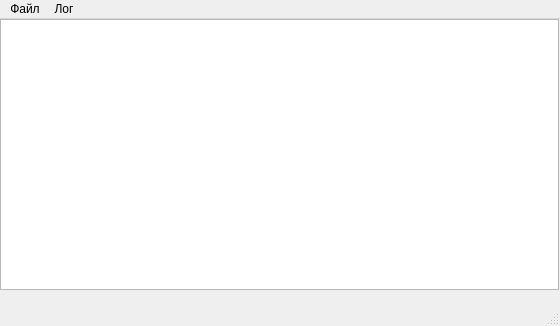
<?xml version="1.0" encoding="UTF-8"?>
<ui version="4.0">
 <class>MainWindow</class>
 <widget class="QMainWindow" name="MainWindow">
  <property name="geometry">
   <rect>
    <x>0</x>
    <y>0</y>
    <width>560</width>
    <height>326</height>
   </rect>
  </property>
  <property name="windowTitle">
   <string>MainWindow</string>
  </property>
  <widget class="QWidget" name="centralwidget">
   <widget class="QListWidget" name="listWidget">
    <property name="geometry">
     <rect>
      <x>0</x>
      <y>0</y>
      <width>559</width>
      <height>271</height>
     </rect>
    </property>
   </widget>
  </widget>
  <widget class="QMenuBar" name="menubar">
   <property name="geometry">
    <rect>
     <x>0</x>
     <y>0</y>
     <width>560</width>
     <height>25</height>
    </rect>
   </property>
   <widget class="QMenu" name="menu">
    <property name="title">
     <string>Файл</string>
    </property>
    <addaction name="action"/>
   </widget>
   <widget class="QMenu" name="menu_3">
    <property name="title">
     <string>Лог</string>
    </property>
    <addaction name="action_6"/>
    <addaction name="action_7"/>
    <addaction name="action_8"/>
   </widget>
   <addaction name="menu"/>
   <addaction name="menu_3"/>
  </widget>
  <widget class="QStatusBar" name="statusBar"/>
  <action name="action">
   <property name="text">
    <string>Открыть</string>
   </property>
  </action>
  <action name="action_3">
   <property name="text">
    <string>Экспорт</string>
   </property>
  </action>
  <action name="action_4">
   <property name="text">
    <string>Добавить в лог</string>
   </property>
  </action>
  <action name="action_5">
   <property name="text">
    <string>Просмотр</string>
   </property>
  </action>
  <action name="action_6">
   <property name="text">
    <string>Экспорт</string>
   </property>
  </action>
  <action name="action_7">
   <property name="text">
    <string>Добавить в лог</string>
   </property>
  </action>
  <action name="action_8">
   <property name="text">
    <string>Просмотр</string>
   </property>
  </action>
 </widget>
 <resources/>
 <connections/>
</ui>
